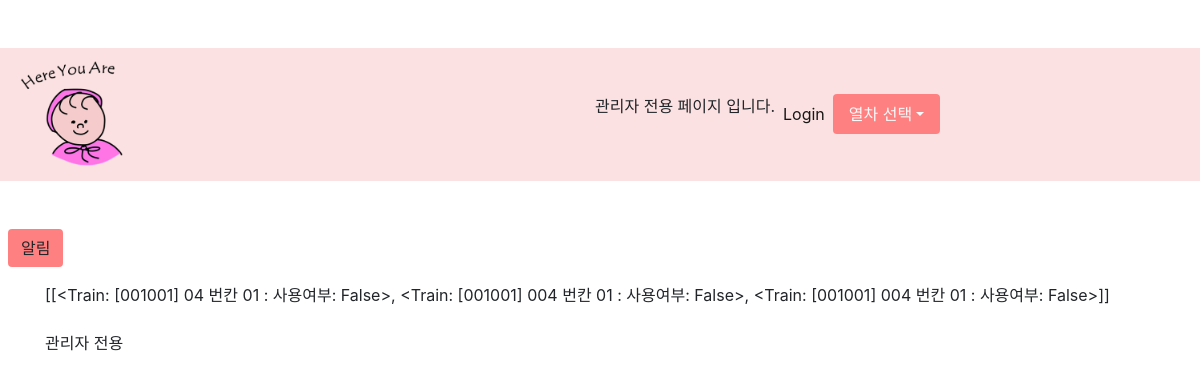
Before: /webserver/ with the older database file.
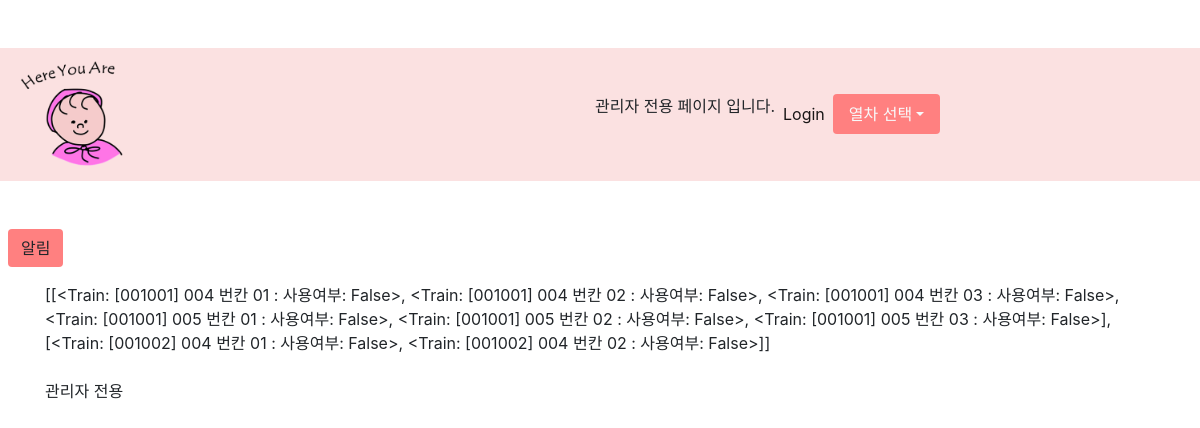
After: the same page with the newer database file.
### webserver/models.py (models this page shows)
class Train(models.Model):
    train_no = models.CharField(max_length=10)
    slot_no = models.CharField(max_length=10)
    seat_no = models.CharField(max_length=10)
    empty = models.BooleanField()
    def __str__(self):
        return f'[{self.train_no}] {self.slot_no} 번칸 {self.seat_no} : 사용여부: {self.empty}'

### webserver/views.py (the view)
# urls.py: path('', views.index, name="index"),
def index(request):
    trains = Train.objects.all()
    train_list = list(Train.objects.filter().values('train_no').order_by('train_no').distinct())
    print(type(train_list))
    print(train_list)
    train_no_list = []
    t_list = []
    for train in train_list:
        print(train.get('train_no'))
        train_no = train.get('train_no')
        train_no_list.append(train_no)
        my_train = Train.objects.filter(train_no=train_no)
        t_list.append(list(my_train))
    notifications = Notification.objects.all()
    context = {
        'train_no_list' : train_no_list,
        'tt' : t_list,
        'trains' : trains,
        'notifications': notifications,
    }
    return render(request, 'webserver/index.html', context)

### config/templates/webserver/index.html (shortened to what this page needs)
{% extends 'base.html' %}
{% load bootstrap4 %}
{% block notify %}
  <div class="ml-2">
    <p>
      <button class="btn" type="button" data-toggle="collapse" data-target="#collapseExample" aria-expanded="false" aria-controls="collapseExample" style="background-color: rgb(255, 128, 128)">
        알림
      </button>
    </p>
  </div>
{% endblock notify %}
{% block body %}
{{tt}}
<div class="container">
  <div class="row mt-4">
    {% if user.is_authenticated %}
      {% for train in trains %}
        {% include 'webserver/_trains.html' %}
      {% empty %}
      <p>열차에 대한 정보가 없습니다.</p>
      {% endfor %}
    {% else %}
      <p>관리자 전용 </p>
    {% endif %}
  </div>
{% endblock  %}

Changed rows visible on the page:
changed Train: train_no+slot_no+seat_no "[[<Train: [001001] 04 번칸 01 : 사용여부: False>, <Train: [001001] 004 번칸 01 : 사용여부: False>, <Train: [001001] 004 번칸 01 : 사용여부: False>]]" → "[[<Train: [001001] 004 번칸 01 : 사용여부: False>, <Train: [001001] 004 번칸 02 : 사용여부: False>, <Train: [001001] 004 번칸 03 : 사용여부: False>, <Train: [001001] 005 번칸 01 : 사용여부: False>, <Train: [001001] 005 번칸 02 : 사용여부: False>, <Train: [001001] 005 번칸 03 : 사용여부: False>], [<Train: [001002] 004 번칸 01 : 사용여부: False>, <Train: [001002] 004 번칸 02 : 사용여부: False>]]"
